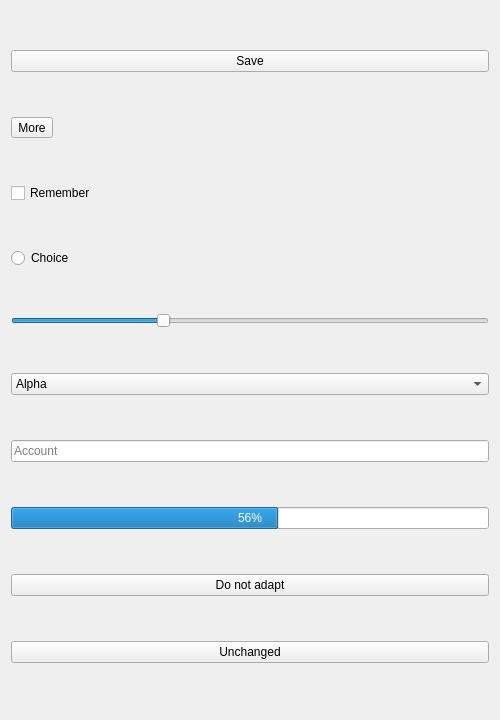
<?xml version="1.0" encoding="UTF-8"?>
<ui version="4.0">
 <class>NativeRoundtripForm</class>
 <widget class="QWidget" name="NativeRoundtripForm">
  <property name="geometry"><rect><x>0</x><y>0</y><width>500</width><height>720</height></rect></property>
  <layout class="QVBoxLayout" name="verticalLayout">
   <item><widget class="QPushButton" name="pushFilled">
    <property name="text"><string>Save</string></property>
    <property name="qtm3MaterialAdapt" stdset="0"><bool>true</bool></property>
    <property name="qtm3MaterialVariant" stdset="0"><string>filled</string></property>
    <property name="qtm3MaterialDensity" stdset="0"><string>compact</string></property>
   </widget></item>
   <item><widget class="QToolButton" name="toolOutlined">
    <property name="text"><string>More</string></property>
    <property name="qtm3MaterialAdapt" stdset="0"><bool>true</bool></property>
    <property name="qtm3MaterialVariant" stdset="0"><string>outlined</string></property>
    <property name="qtm3MaterialDensity" stdset="0"><string>comfortable</string></property>
   </widget></item>
   <item><widget class="QCheckBox" name="checkMaterial">
    <property name="text"><string>Remember</string></property>
    <property name="qtm3MaterialAdapt" stdset="0"><bool>true</bool></property>
    <property name="qtm3MaterialDensity" stdset="0"><string>compact</string></property>
   </widget></item>
   <item><widget class="QRadioButton" name="radioMaterial">
    <property name="text"><string>Choice</string></property>
    <property name="qtm3MaterialAdapt" stdset="0"><bool>true</bool></property>
    <property name="qtm3MaterialDensity" stdset="0"><string>comfortable</string></property>
   </widget></item>
   <item><widget class="QSlider" name="sliderMaterial">
    <property name="orientation"><enum>Qt::Horizontal</enum></property>
    <property name="value"><number>31</number></property>
    <property name="qtm3MaterialAdapt" stdset="0"><bool>true</bool></property>
    <property name="qtm3MaterialDensity" stdset="0"><string>compact</string></property>
   </widget></item>
   <item><widget class="QComboBox" name="comboMaterial">
    <property name="qtm3MaterialAdapt" stdset="0"><bool>true</bool></property>
    <property name="qtm3MaterialDensity" stdset="0"><string>comfortable</string></property>
    <item><property name="text"><string>Alpha</string></property></item>
    <item><property name="text"><string>Beta</string></property></item>
   </widget></item>
   <item><widget class="QLineEdit" name="fieldFilled">
    <property name="placeholderText"><string>Account</string></property>
    <property name="qtm3MaterialAdapt" stdset="0"><bool>true</bool></property>
    <property name="qtm3MaterialTextFieldVariant" stdset="0"><string>filled</string></property>
    <property name="qtm3MaterialDensity" stdset="0"><string>compact</string></property>
   </widget></item>
   <item><widget class="QProgressBar" name="progressMaterial">
    <property name="value"><number>56</number></property>
    <property name="qtm3MaterialAdapt" stdset="0"><bool>true</bool></property>
   </widget></item>
   <item><widget class="QPushButton" name="optedOutButton">
    <property name="text"><string>Do not adapt</string></property>
    <property name="qtm3MaterialAdapt" stdset="0"><bool>true</bool></property>
    <property name="qtm3MaterialOptOut" stdset="0"><bool>true</bool></property>
   </widget></item>
   <item><widget class="QPushButton" name="undeclaredButton">
    <property name="text"><string>Unchanged</string></property>
   </widget></item>
  </layout>
 </widget>
 <resources/>
 <connections/>
</ui>
